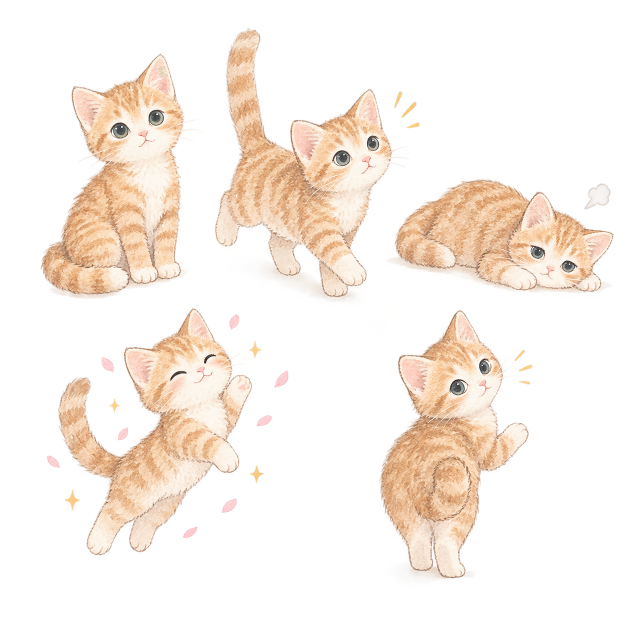
#> input picture mobile/assets/cats/cheese/sheet.png, 1254 x 1254 px (shown at 1/2 size)
$ python -i make_markers.py   (imports and definitions only)
#> lines starting #> are read from the running program, lines starting #| are printed output that depends on the picture; after the words box and inside, x2 and y2 are one past the last pixel; in counts of white or black regions, pixels touching at a corner belong together
# mobile/scripts/make_markers.py
"""Map marker art -> mobile/assets/markers/*.png + src/map/marker-images.generated.ts.

Re-run whenever art changes.

One sheet with the five stages side by side on a transparent background (the usual way):
  python mobile/scripts/make_markers.py --sheet SHEET.png [--preview]
Separate files (older art):
  python mobile/scripts/make_markers.py --paw PAW --box BOX --hut HUT [--tower T] [--palace P]
Missing tower/palace -> amber placeholder.
"""
import argparse
import base64
import collections
import io
from pathlib import Path

from PIL import Image, ImageChops, ImageDraw, ImageFilter, ImageOps

AMBER = (0xE6, 0xA5, 0x52)  # color.primary
AMBER_DEEP = (0xC9, 0x8A, 0x3C)  # color.primaryDeep
SIZE = 256  # shown up to ~140dp (celebration); 256px stays crisp on 2x and acceptable on 3x
WORK = 512  # cut backgrounds at this size: faster, and soft glows become smoother
MOBILE = Path(__file__).resolve().parents[1]


# [54 lines left out: functions shrink, recolor_silhouette, cut_background, harden_alpha, not called in this run]


def split_sheet(path, gap=12):
    """Five stages left to right on a transparent sheet -> five RGBA crops.
    Columns with (almost) no opaque pixels separate the stages; watercolor leaves faint specks
    between them, so a column counts as empty below a small opaque-pixel count."""
#> called with path = '../assets/cats/cheese/sheet.png', gap = 12
    src = Image.open(path).convert("RGBA")
#> src is the input picture: PIL image 1254x1254 RGBA; mean R, G, B, A 95.5, 84.1, 73.3, 68.9
    # generated art keeps a yellowish semi-transparent fringe: keep only solid pixels, then shave 1px
    mask = src.getchannel("A").point(lambda v: 255 if v >= 200 else 0)
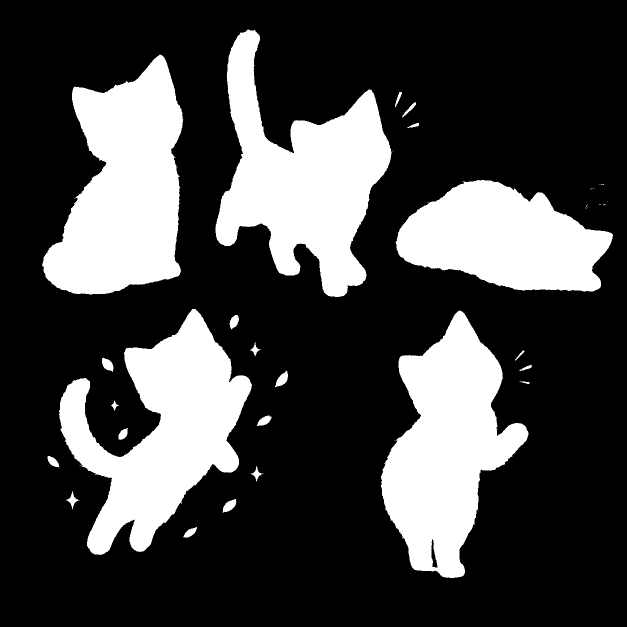
#> mask: PIL image 1254x1254 L (shown at 1/2 size); 26.6% white; 41 white regions (18 under 20 px), largest, box (x1, y1, x2, y2) and area: (431, 59, 783, 594) 90126, (84, 109, 367, 589) 87465, (118, 618, 504, 1110) 87388
    mask = mask.filter(ImageFilter.MinFilter(3)).filter(ImageFilter.MaxFilter(3)).filter(ImageFilter.MinFilter(3))
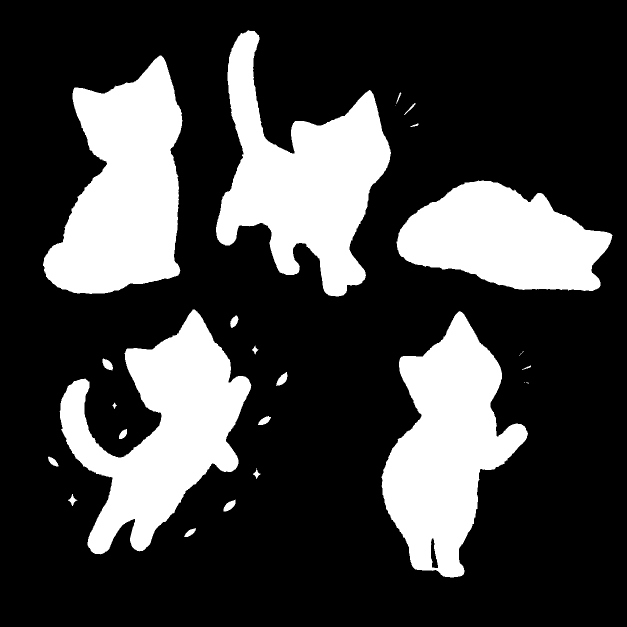
#> mask: PIL image 1254x1254 L (shown at 1/2 size); 25.8% white; 25 white regions (4 under 20 px), largest, box (x1, y1, x2, y2) and area: (432, 60, 782, 593) 87588, (86, 111, 365, 588) 85630, (119, 619, 503, 1109) 84716
    src.putalpha(mask)
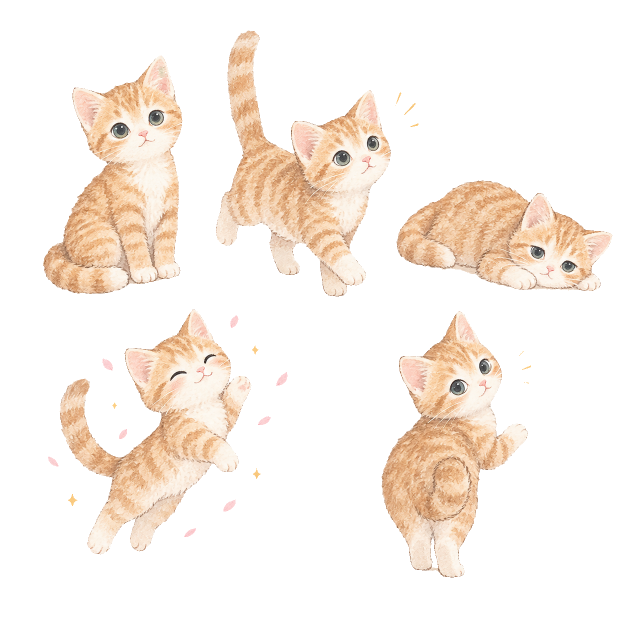
#> src: PIL image 1254x1254 RGBA (shown at 1/2 size); mean R, G, B, A 95.5, 84.1, 73.3, 65.8; transparent parts drawn white
    w, h = src.size
#> w = 1254; h = 1254
    cols = [sum(1 for v in mask.crop((x, 0, x + 1, h)).getdata() if v) for x in range(w)]
#> cols = 1254 values, max 811 at index 323, min 0 at index 0, mean 323.7
    runs, start, empty = [], None, 0
    for x, n in enumerate(cols):
        if n > 2:
            if start is None:
                start = x
            empty = 0
        elif start is not None:
            empty += 1
            if empty >= gap:
                runs.append((start, x - empty + 1))
                start = None
#> this loop made 1254 passes
#> start on pass 87: 86
#> after the loop, runs = [(86, 1224)]
    if start is not None:
        runs.append((start, w))
    runs = [r for r in runs if r[1] - r[0] > 20]  # drop stray specks
    if len(runs) != 5:
#> (the run stopped early here; a loop or call above may not have finished)

$ run again, on mobile/assets/cats/cheese/sit.png
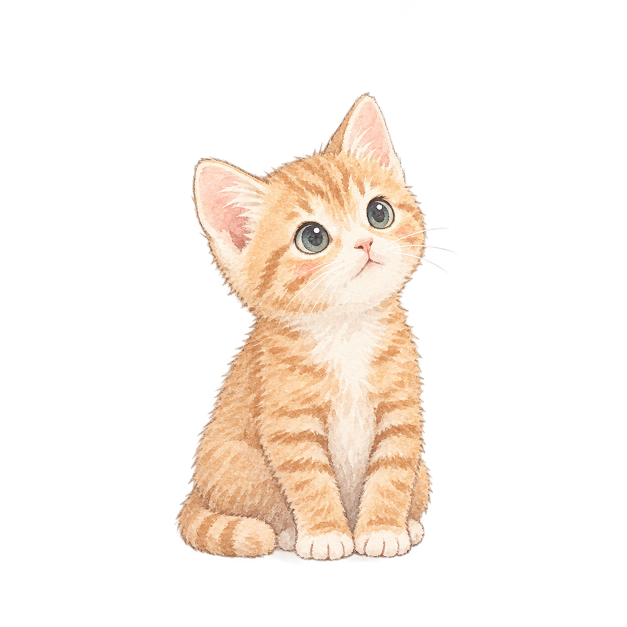
#> input picture mobile/assets/cats/cheese/sit.png, 1254 x 1254 px (shown at 1/2 size)
#> in split_sheet, src is the input picture: PIL image 1254x1254 RGBA; mean R, G, B, A 55.1, 46.7, 38.5, 54.9
#> in split_sheet, `mask = src.getchannel("A").point(lambda v: 255 if v >= 200 else 0)`:
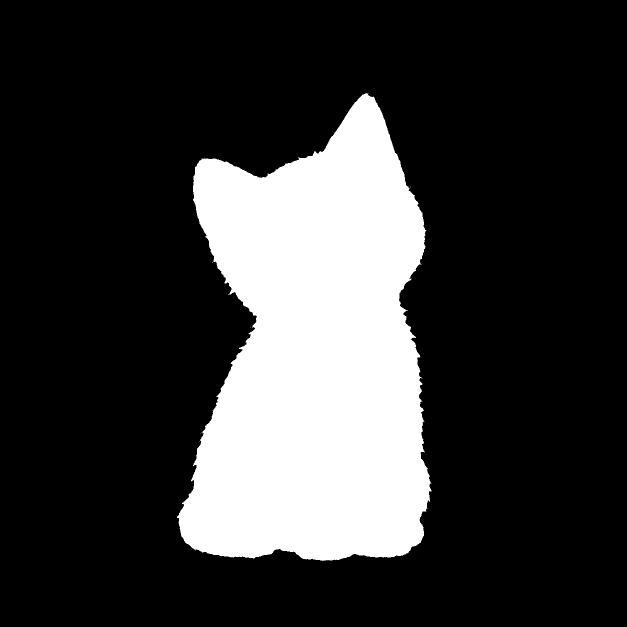
#> mask: PIL image 1254x1254 L (shown at 1/2 size); 21.6% white; 5 white regions (4 under 20 px), largest, box (x1, y1, x2, y2) and area: (354, 186, 863, 1122) 339011
#> in split_sheet, `mask = mask.filter(ImageFilter.MinFilter(3)).filter(ImageFilter.MaxFil..`:
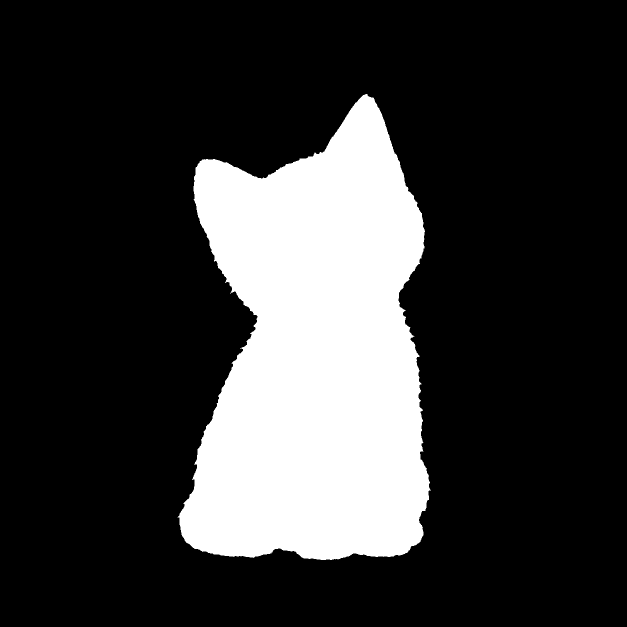
#> mask: PIL image 1254x1254 L (shown at 1/2 size); 21.3% white; 1 white region, box (x1, y1, x2, y2) and area: (355, 188, 862, 1120) 335122
#> cols = 1254 values, max 924 at index 734, min 0 at index 0, mean 267.2
#> the loop in split_sheet, `for x, n in enumerate(cols):` made 1254 passes
#> start on pass 358: 357
#> after the loop in split_sheet, `for x, n in enumerate(cols):`: runs = [(357, 860)]
